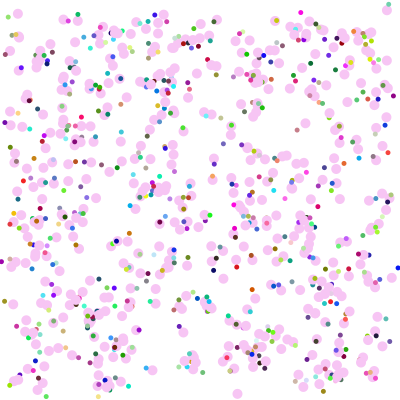
Frame 1 (no input)
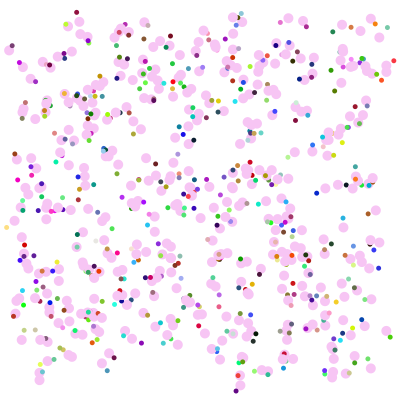
Frame 60 (the mouse pressed at the canvas centre just before this capture)
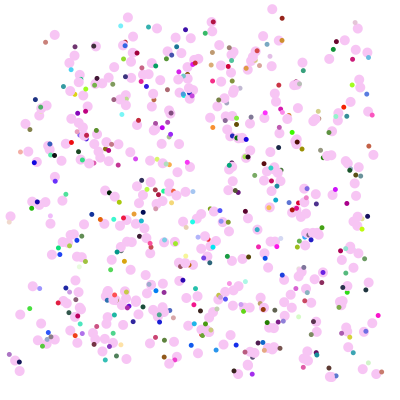
Frame 120 (the mouse held since frame 60 and released just before this capture)

The Processing sketch that drew these frames (run headless with seeded random() and noise(); from frame 60 on, the mouse is pressed at the canvas centre):

// Processing sketch: processing_147484
// ── processing_147484.pde

int numCircles = 500;
float x[] = new float[numCircles];
float y[] = new float[numCircles];
color col[] = new color[numCircles];

void setup() {
  size(400, 400);
  for (int i = 0; i < numCircles; i++) {
    x[i] = random(width);
    y[i] = random(height);
  }
  frameRate(10);
}

void draw() {
  noStroke();
  background(255);
  for (int i = 0; i < numCircles; i++) {
    if ( (x[i]<=10) || (x[i]>=width-10) || (y[i]<=10) || (y[i]>=height-10) ) {
      fill(0, 0, 0, 0);
      ellipse(x[i], y[i], 50, 50); 
      fill(0, 0, 0, 0);
      ellipse(x[i]+10, y[i]+10, 5, 5);
      ellipse(x[i]-10, y[i]-10, 5, 5);
    }
    else {
      x[i] += random(-5, 5);
      y[i] += random(-5, 5);
      fill(247, 197, 244);
      ellipse(x[i], y[i], 10, 10);
      fill(random(0,255), random(0,255), random(0,255));
      ellipse(x[i]+random(-10, 10), y[i]+random(-10, 10), 5, 5);
    }
  }
}
